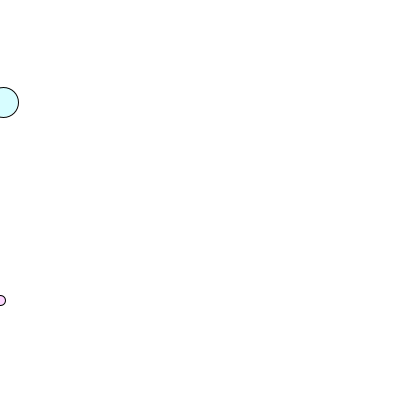
Frame 1 (no input)
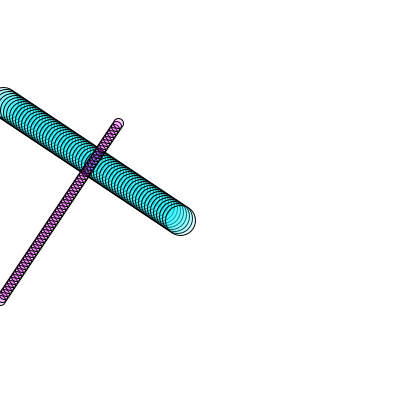
Frame 60 (the mouse pressed at the canvas centre just before this capture)
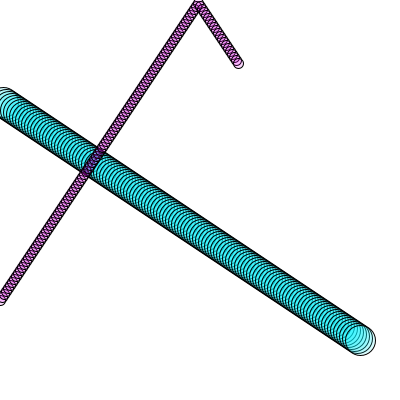
Frame 120 (the mouse held since frame 60 and released just before this capture)

The Processing sketch that drew these frames (run headless with seeded random() and noise(); from frame 60 on, the mouse is pressed at the canvas centre):

// Processing sketch: processing_66485
// ── processing_66485.pde

int x=0; //Where we start
int y=300;

int x2=0;
int y2=100;

int x2speed=3;
int y2speed=2;

int xspeed=2;//my speed for x equal 2
int yspeed=3;//my speed for y equal -3


void setup() {
  size(400, 400);
  frameRate(500);
  background(255, 255, 255, 5);
}

void draw () {
  fill(245, 0, 255,40);
  ellipse(x, y, 10, 10);
  

  x+=xspeed;
  y-=yspeed;

  if (y<=5) {
    yspeed=-3;
  }
  if (x>= width-5) {
    xspeed=-2;
  }
  if (y>= height-5) {
    yspeed=3;
  }
  if (x<=5) {
    xspeed=2;
  }


  if (y2<= 15) {
    y2speed=2;
  }

  if (x2>= width-15) {
    x2speed=-3;
  }
  
  if (y2>= height-20) {
    y2speed=-2;
  }
  if (x2<=15) {
    x2speed=3;
  }
  
  x2+=x2speed;
  y2+=y2speed;
  
  fill(0,245,255,40);
  ellipse(x2,y2,30,30);

}
